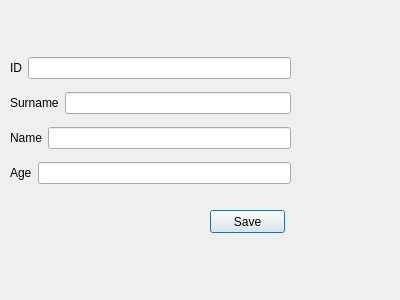
<?xml version="1.0" encoding="UTF-8"?>
<ui version="4.0">
 <class>EmployeeInfo</class>
 <widget class="QDialog" name="EmployeeInfo">
  <property name="geometry">
   <rect>
    <x>0</x>
    <y>0</y>
    <width>400</width>
    <height>300</height>
   </rect>
  </property>
  <property name="windowTitle">
   <string>Dialog</string>
  </property>
  <widget class="QPushButton" name="saveButton">
   <property name="geometry">
    <rect>
     <x>210</x>
     <y>210</y>
     <width>75</width>
     <height>23</height>
    </rect>
   </property>
   <property name="text">
    <string>Save</string>
   </property>
  </widget>
  <widget class="QLabel" name="labelSecStatus">
   <property name="geometry">
    <rect>
     <x>10</x>
     <y>260</y>
     <width>301</width>
     <height>21</height>
    </rect>
   </property>
   <property name="text">
    <string/>
   </property>
  </widget>
  <widget class="QWidget" name="">
   <property name="geometry">
    <rect>
     <x>10</x>
     <y>50</y>
     <width>281</width>
     <height>141</height>
    </rect>
   </property>
   <layout class="QVBoxLayout" name="verticalLayout">
    <item>
     <layout class="QHBoxLayout" name="horizontalLayout">
      <item>
       <widget class="QLabel" name="IDLabel">
        <property name="text">
         <string>ID</string>
        </property>
       </widget>
      </item>
      <item>
       <widget class="QLineEdit" name="IDLineEdit"/>
      </item>
     </layout>
    </item>
    <item>
     <layout class="QHBoxLayout" name="horizontalLayout_2">
      <item>
       <widget class="QLabel" name="SurnameLabel">
        <property name="text">
         <string>Surname</string>
        </property>
       </widget>
      </item>
      <item>
       <widget class="QLineEdit" name="SurnameLineEdit"/>
      </item>
     </layout>
    </item>
    <item>
     <layout class="QHBoxLayout" name="horizontalLayout_3">
      <item>
       <widget class="QLabel" name="NameLabel">
        <property name="text">
         <string>Name</string>
        </property>
       </widget>
      </item>
      <item>
       <widget class="QLineEdit" name="NameLineEdit"/>
      </item>
     </layout>
    </item>
    <item>
     <layout class="QHBoxLayout" name="horizontalLayout_4">
      <item>
       <widget class="QLabel" name="AgeLabel">
        <property name="text">
         <string>Age</string>
        </property>
       </widget>
      </item>
      <item>
       <widget class="QLineEdit" name="AgeLineEdit"/>
      </item>
     </layout>
    </item>
   </layout>
  </widget>
 </widget>
 <resources/>
 <connections/>
</ui>
